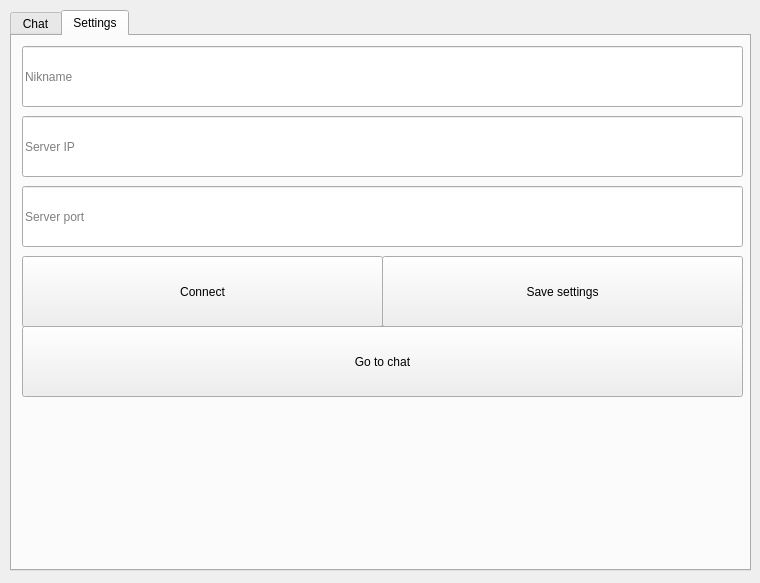
<?xml version="1.0" encoding="UTF-8"?>
<ui version="4.0">
 <class>MainWindow</class>
 <widget class="QMainWindow" name="MainWindow">
  <property name="geometry">
   <rect>
    <x>0</x>
    <y>0</y>
    <width>760</width>
    <height>583</height>
   </rect>
  </property>
  <property name="windowTitle">
   <string>Chat</string>
  </property>
  <widget class="QWidget" name="centralwidget">
   <widget class="QTabWidget" name="tabWidget">
    <property name="geometry">
     <rect>
      <x>10</x>
      <y>10</y>
      <width>741</width>
      <height>561</height>
     </rect>
    </property>
    <property name="currentIndex">
     <number>1</number>
    </property>
    <widget class="QWidget" name="chat">
     <attribute name="title">
      <string>Chat</string>
     </attribute>
     <widget class="QTextBrowser" name="chatbox">
      <property name="geometry">
       <rect>
        <x>10</x>
        <y>10</y>
        <width>721</width>
        <height>371</height>
       </rect>
      </property>
     </widget>
     <widget class="QLineEdit" name="user_message">
      <property name="geometry">
       <rect>
        <x>10</x>
        <y>390</y>
        <width>721</width>
        <height>61</height>
       </rect>
      </property>
      <property name="placeholderText">
       <string>Enter message</string>
      </property>
     </widget>
     <widget class="QPushButton" name="send_message">
      <property name="geometry">
       <rect>
        <x>10</x>
        <y>460</y>
        <width>351</width>
        <height>71</height>
       </rect>
      </property>
      <property name="text">
       <string>Send message</string>
      </property>
     </widget>
     <widget class="QPushButton" name="exit">
      <property name="geometry">
       <rect>
        <x>370</x>
        <y>460</y>
        <width>361</width>
        <height>71</height>
       </rect>
      </property>
      <property name="text">
       <string>Exit</string>
      </property>
     </widget>
    </widget>
    <widget class="QWidget" name="settings">
     <attribute name="title">
      <string>Settings</string>
     </attribute>
     <widget class="QLineEdit" name="nikname">
      <property name="geometry">
       <rect>
        <x>10</x>
        <y>10</y>
        <width>721</width>
        <height>61</height>
       </rect>
      </property>
      <property name="placeholderText">
       <string>Nikname</string>
      </property>
     </widget>
     <widget class="QLineEdit" name="server_port">
      <property name="geometry">
       <rect>
        <x>10</x>
        <y>150</y>
        <width>721</width>
        <height>61</height>
       </rect>
      </property>
      <property name="placeholderText">
       <string>Server port</string>
      </property>
     </widget>
     <widget class="QLineEdit" name="server_ip">
      <property name="geometry">
       <rect>
        <x>10</x>
        <y>80</y>
        <width>721</width>
        <height>61</height>
       </rect>
      </property>
      <property name="placeholderText">
       <string>Server IP</string>
      </property>
     </widget>
     <widget class="QPushButton" name="connect">
      <property name="geometry">
       <rect>
        <x>10</x>
        <y>220</y>
        <width>361</width>
        <height>71</height>
       </rect>
      </property>
      <property name="text">
       <string>Connect</string>
      </property>
     </widget>
     <widget class="QPushButton" name="save_settings">
      <property name="geometry">
       <rect>
        <x>370</x>
        <y>220</y>
        <width>361</width>
        <height>71</height>
       </rect>
      </property>
      <property name="text">
       <string>Save settings</string>
      </property>
     </widget>
     <widget class="QPushButton" name="go_to_chat">
      <property name="geometry">
       <rect>
        <x>10</x>
        <y>290</y>
        <width>721</width>
        <height>71</height>
       </rect>
      </property>
      <property name="text">
       <string>Go to chat</string>
      </property>
     </widget>
    </widget>
   </widget>
  </widget>
 </widget>
 <resources/>
 <connections/>
</ui>
